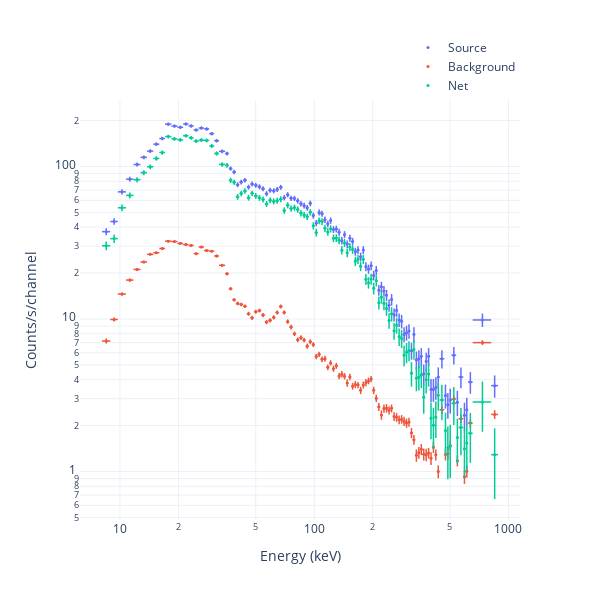

Here is the notebook cell this chart was saved with:
### Code cell
fig = Plot.dataunit(me, style='CC')
